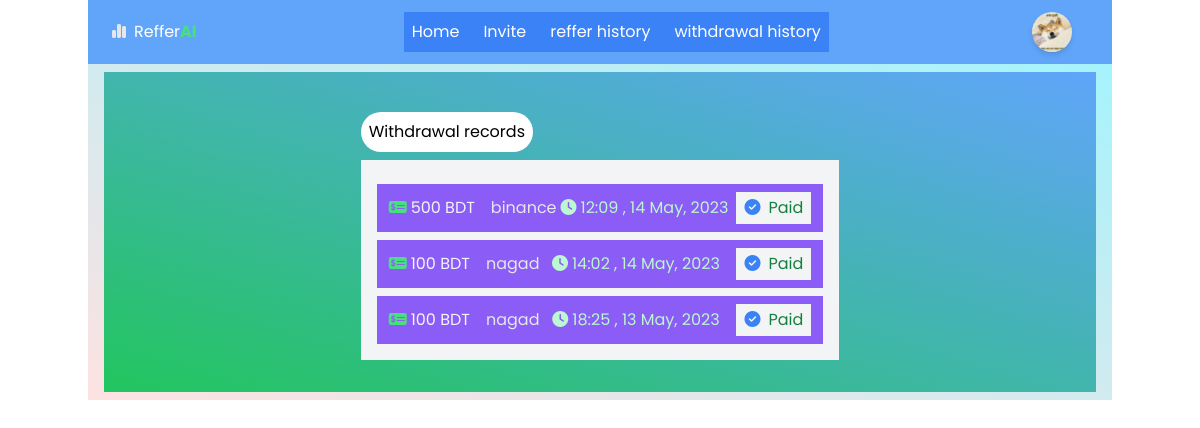
The page /draw-history.php (signed in) on the database its author committed.
### tables this page shows
CREATE TABLE `withdrawals` (
  `id` int(255) NOT NULL,
  `name` varchar(255) NOT NULL,
  `amount` int(255) NOT NULL,
  `method` varchar(255) NOT NULL,
  `address` varchar(255) NOT NULL,
  `draw_date` varchar(255) NOT NULL,
  `pay_condition` varchar(255) NOT NULL DEFAULT 'Processing'
);

### draw-history.php (the view, shortened to what this page needs)
<?php
include 'config.php';
$name = $_SESSION['name'];
?>
<!DOCTYPE html>
<html lang="en">
<head>
    <link rel="stylesheet" href="https://cdnjs.cloudflare.com/ajax/libs/font-awesome/6.4.0/css/all.min.css" />
    <script src="https://cdn.tailwindcss.com"></script>
    <link rel="stylesheet" href="style.css">
</head>
<body>
    <div class="container m-auto bg-white h-screen">
<?php include 'header.php';?>
        <section class="flex justify-between gap-4 bg-gradient-to-tr from-red-100 to-cyan-200 w-full  p-2 pl-4 pr-4 ">
            <div class="earnings w-full p-4 bg-gradient-to-tr from-green-500 to-blue-400 flex justify-center items-start">
                <div class="p-4">
                <h2 class="p-2 my-2 bg-white w-fit rounded-full">Withdrawal records</h2>
                 <div class=" h-fit bg-gray-100 p-4 bg-blend-overlay">
                <?php
                $sql = "SELECT * FROM withdrawals WHERE name = '$name'
                ORDER BY id DESC";
                $run = mysqli_query($db, $sql);
                if(mysqli_num_rows($run) > 0){
                   while($row = mysqli_fetch_assoc($run)){
                ?>
                 <div class="flex justify-between items-center w-full mt-2 p-2 px-3 bg-violet-500">
                        <div class="flex gap-4">
                            <h3 class="text-gray-100"><i class="fa-solid fa-money-check-dollar mr-1 text-green-400"></i><?php echo $row['amount'] ?> BDT </h3>
                            <h2 class="text-gray-200"><?php echo $row['method']?></h2>
                        </div>
                        <h2 class="text-green-200"><i class="fa-solid fa-clock mx-1"></i><?php echo $row['draw_date']?></h2>
                          <?php
                        if($row['pay_condition'] == 'Processing'){
                            echo '<button class="text-orange-500 process bg-gray-100 px-2 ml-2 p-1"><i class="fa-solid fa-spinner mx-1 text-blue-400 "></i>Processing</button>';
                        }elseif($row['pay_condition'] == 'Paid'){
                            echo '<div class="flex">
                            <button class="text-green-700 process bg-gray-100 px-2 ml-2 p-1"><i class="fa-solid fa-circle-check mr-2 text-blue-500"></i>Paid</button>
                        </div>';
                        }elseif($row['pay_condition'] == 'Reject'){
                            echo '<div class="flex">
                            <button class="text-red-600 process bg-gray-100 px-2 ml-2 p-1"><i class="fa-solid fa-circle-exclamation mr-2"></i>Rejected</button>
                        </div>';
                        }
                        ?>
                    </div>
                 <?php }
                 }else{
                    echo "<p class='text-center py-2 text-gray-600'>No records found</p>";
                 }
                 ?>
                 </div>
                </div>
            </div>
        </section>
    </div>
</body>
</html>

### style.css (style rules this page uses)
* { padding: 0; margin: 0; font-family: 'Poppins', sans-serif; }
.container { position: relative; }

### rows shown on the page
withdrawals: amount "500", method "binance", draw_date "12:09 , 14 May, 2023", pay_condition "Paid" (drawn)
withdrawals: amount "100", method "nagad", draw_date "14:02 , 14 May, 2023", pay_condition "Paid" (drawn)
withdrawals: amount "100", method "nagad", draw_date "18:25 , 13 May, 2023", pay_condition "Paid" (drawn)
